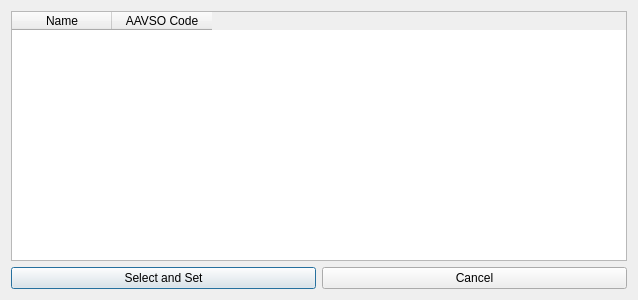
<?xml version="1.0" encoding="UTF-8"?>
<ui version="4.0">
 <class>Dialog</class>
 <widget class="QDialog" name="Dialog">
  <property name="geometry">
   <rect>
    <x>0</x>
    <y>0</y>
    <width>638</width>
    <height>300</height>
   </rect>
  </property>
  <property name="windowTitle">
   <string>Select Observer</string>
  </property>
  <layout class="QGridLayout" name="gridLayout">
   <item row="0" column="0" colspan="2">
    <widget class="QTableWidget" name="tableWidget">
     <column>
      <property name="text">
       <string>Name</string>
      </property>
     </column>
     <column>
      <property name="text">
       <string>AAVSO Code</string>
      </property>
     </column>
    </widget>
   </item>
   <item row="1" column="0">
    <widget class="QPushButton" name="pushButtonOk">
     <property name="text">
      <string>Select and Set</string>
     </property>
    </widget>
   </item>
   <item row="1" column="1">
    <widget class="QPushButton" name="pushButtonCancel">
     <property name="text">
      <string>Cancel</string>
     </property>
    </widget>
   </item>
  </layout>
 </widget>
 <resources/>
 <connections/>
</ui>
